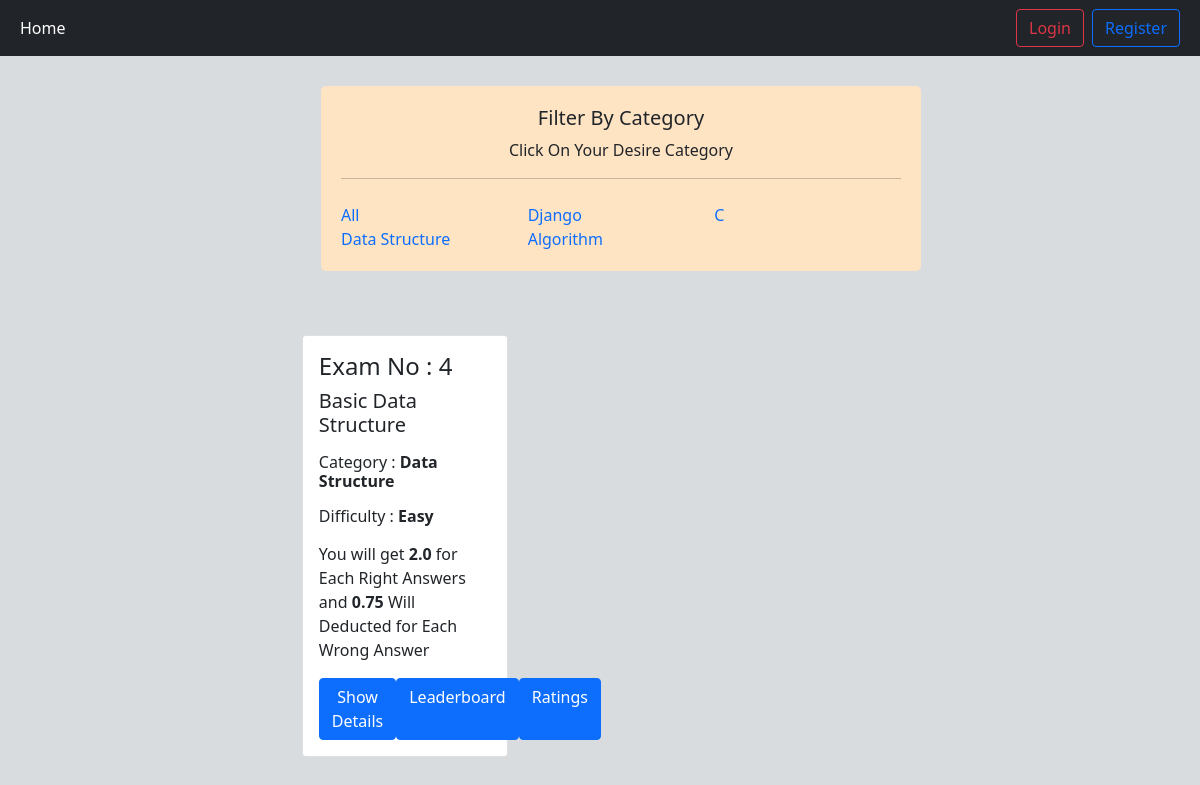
Screenshot of /quizes/category/data-structure/ with the database file from the repository.
### category/models.py (models this page shows)
class Category(models.Model):
    name = models.CharField(max_length=25)
    slug = models.SlugField(max_length=225, unique=True, blank=True, null=True)
    def __str__(self):
        return self.name

### quizes/models.py (models this page shows, shortened)
class Quiz(models.Model):
    category = models.ForeignKey(
        Category, on_delete=models.CASCADE, blank=True, null=True
    )
    topic = models.CharField(max_length=200)
    number_of_Questions = models.IntegerField()
    marks_per_right_answer = models.FloatField(blank=True, null=True)
    deduct_marks_per_wrong_answer = models.FloatField(blank=True, null=True)
    time = models.IntegerField(help_text="duration in minute")
    required_to_pass = models.IntegerField(help_text="Percent marks to need pass")
    difficulty = models.ForeignKey(Difficulty, on_delete=models.CASCADE)
    class Meta:
        verbose_name_plural = "Quizes"

### difficulty/models.py (models this page shows)
class Difficulty(models.Model):
    name = models.CharField(max_length=25)
    slug = models.SlugField(max_length=225, unique=True, blank=True, null=True)
    def __str__(self):
        return self.name

### quizes/views.py (the view)
# urls.py: path("", QuizList, name="quiz"),
def QuizList(request, category_slug=None):
    object_list = Quiz.objects.all()
    if category_slug is not None:
        category = Category.objects.get(slug=category_slug)
        object_list = Quiz.objects.filter(category=category)
    category = Category.objects.all()
    return render(
        request, "main.html", {"object_list": object_list, "category": category}
    )

### quizes/templates/main.html (shortened to what this page needs)
{% extends "base.html" %} <br />
{%load static%} {%block script%}
<link rel="stylesheet" href="{% static 'quizes/main.css' %}" />
{%endblock%} {%block style%} {%endblock%} {% block content %}
<div class="filter_container">
  <div class="cat_filter">
    <h5 class="text-center">Filter By Category</h5>
    <p class="text-center">Click On Your Desire Category</p>
    <hr>
    <div class="category d-flex flex-wrap mt-4">
      <a href="{%url "quiz"%}" class="text-decoration-none col-sm-4">All</a>
      {%for cat in category%}
         <div class="col-sm-4">
          <a class="text-decoration-none" href="{%url "cat_wise_post" cat.slug %}">{{cat.name}}</a>
         </div>
      {%endfor%}
    </div>
  </div>
</div>
<div class="quiz_container px-5 d-flex">
  <div class="quizes">
    <div class="d-flex flex-wrap justify-content-center mt-5">
      {%for obj in object_list%}
      <div class="col-sm-4 mt-3">
        <div class="card mx-3 mb-3">
          <div class="card-body">
            <h4>Exam No : {{obj.id}}</h4>
            <h5 class="card-title mb-3">{{obj.topic}}</h5>
            <div class="">
              <h6 class="mb-3">Category : <b>{{obj.category.name}}</b></h6>
              <h6 class="mb-3">Difficulty : <b>{{obj.difficulty.name}}</b></h6>
            </div>
            <p>
              You will get <b>{{obj.marks_per_right_answer}}</b> for Each Right
              Answers and <b>{{obj.deduct_marks_per_wrong_answer}}</b> Will
              Deducted for Each Wrong Answer
            </p>
            <div class="d-flex justify-content-between">
              <a
              href="#"
              class="btn btn-primary modal-button"
              data-pk="{{obj.pk}}"
              data-quiz="{{obj.category}}"
              data-questions="{{obj.number_of_Questions}}"
              data-difficulty="{{obj.difficulty}}"
              data-time="{{obj.time}}"
              data-pass="{{obj.required_to_pass}}"
              data-bs-toggle="modal"
              data-bs-target="#quizStartModal"
              >Show Details</a
            >
            <a
            href="{%url "lead_view" obj.id%}"
            class="btn btn-primary"
            data-pk="{{obj.pk}}"
            >Leaderboard</a>
            <a
            href="{%url "rating_view" obj.id%}"
            class="btn btn-primary"
            data-pk="{{obj.pk}}"
            >Ratings</a>
            </div>
          </div>
        </div>
      </div>
      {%endfor%}
    </div>
  </div>
</div>
{%endblock%}

### static/css/base.css (style rules this page uses)
.body { background-color: #D9DCDE; }

### quizes/static/quizes/main.css (style rules this page uses)
.filter_container { display: flex; justify-content: space-around; }
.cat_filter { margin-top: 30px; margin-left: 72px; margin-right: 30px; padding: 20px; width: 50%; background-color: bisque; border-radius: 5px; }

### rows the page displays
Category: name "Django"
Category: name "C"
Category: name "Data Structure"
Category: name "Algorithm"
Quiz: id "4", topic "Basic Data Structure", category.name "Data Structure", difficulty.name "Easy", marks_per_right_answer "2.0", deduct_marks_per_wrong_answer "0.75"
